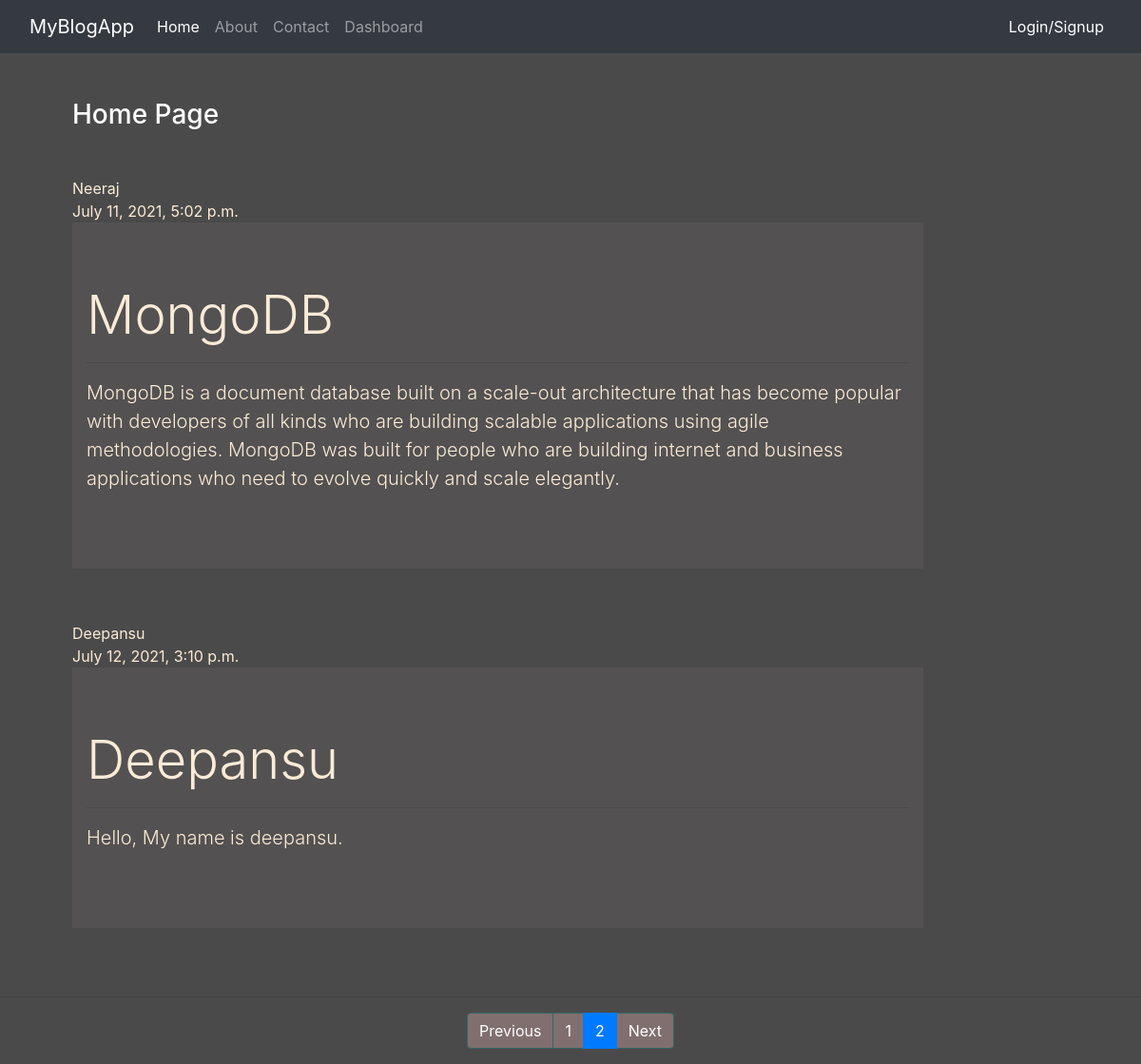
Screenshot of /?page=2 with the database file from the repository.
### app/models.py (models this page shows, shortened)
class Blog(models.Model):
    title = models.CharField(max_length=50)
    slug = models.SlugField(max_length=50, null=None, unique=True)
    desc = models.TextField()
    date = models.DateTimeField(default=datetime.today)
    creator = models.CharField(max_length=50)

### app/views.py (the view)
# urls.py: 2. Add a URL to urlpatterns:  path('', views.home, name='home')
def home(request):
    a = request.user.groups.all()
    print("~~~~~~~~~~~~~~~~~~~~~~~~",a)
    blog = Blog.objects.all().order_by('id')
    paginator = Paginator(blog, 2)
    page_num = request.GET.get('page')
    page_obj = paginator.get_page(page_num)
    return render(request, 'app/home.html', {'blogs':page_obj})

### app/templates/app/home.html (shortened to what this page needs)
{% extends 'app/base.html' %}
{% load static %}
{% block content %}
<div class="col-sm-10">
    <h3 class="text-white my-5">Home Page</h3>
    {% for blog in blogs %}
    <div>{{blog.creator|capfirst}}</div>
    <div>{{blog.date}}</div>
    <div class="jumbotron jumbotron-fluid jumbo-color">
        <div class="container">
            <h1 class="display-4">{{blog.title}}</h1>
            <hr>
            <p class="lead">{{blog.desc}}</p>
        </div>
    </div>
    <br>
    {% endfor %}
</div>
{% endblock content %}
{% block page %}
<hr>
{% include 'app/pagination.html' %}
{% endblock page %}

### app/static/app/css/style.css (style rules this page uses)
body { background-color: rgb(75, 74, 74); color: antiquewhite; }
.jumbo-color { background-color: rgb(83, 81, 81); }

### rows the page displays
Blog: creator "Neeraj", date "July 11, 2021, 5:02 p.m.", title "MongoDB", desc "MongoDB is a document database built on a scale-out architecture that has become popular with developers of all kinds who are building scalable applications using agile methodologies. MongoDB was built for people who are building internet and business applications who need to evolve quickly and scale elegantly."
Blog: creator "Deepansu", date "July 12, 2021, 3:10 p.m.", title "Deepansu", desc "Hello, My name is deepansu."

### other values shown
{{ blogs.previous_page_number }} "1"
{{ blogs.number }} "2"
